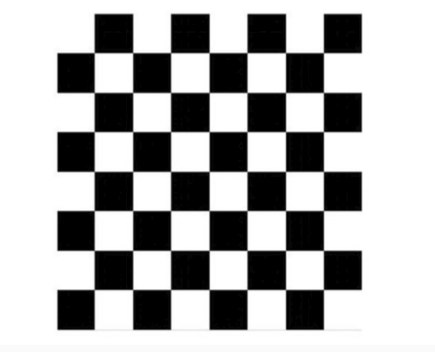
//> input picture Graphic/opencv/alg/in.png, 435 x 352 px
$ ./cvFindChessboardCorners_test   (built with g++ and OpenCV 4)
//> lines starting //> are read from the running program, lines starting //| are printed output that depends on the picture; after the words box and inside, x2 and y2 are one past the last pixel; in counts of white or black regions, pixels touching at a corner belong together
// refs: https://blog.csdn.net/h532600610/article/details/51800488

#include <iostream>
#include <cv.h>
#include <cv.hpp>
#include <cxcore.h>
#include <highgui.h>

using namespace std;

int main( )
{
    cout<<"Draw Chess OpenCV!"<<endl;
    const char* filename="in.png";
    const char* filename2="out.png";
    IplImage* imgRGB = cvLoadImage(filename);
//> imgRGB is the input picture: 352 rows x 435 cols, CV_8UC3; mean B, G, R 175, 175, 175
    IplImage* imgGrey = cvLoadImage(filename,CV_LOAD_IMAGE_GRAYSCALE);

    if (imgGrey==NULL){//image validation
        cout<< "No valid image input."<<endl;
        char c=getchar();
        return 1;
    }

    // find chessboard corners
    int corner_row=7;           //interior number of row corners.(this can be countered by fingers.)
    int corner_col=7;           //interior number of column corners.
    int corner_n=corner_row*corner_col;
    CvSize pattern_size=cvSize(corner_row,corner_col);
    // CvPoint2D32f* corners=new CvPoint2D32f[corner_n];
    CvPoint2D32f corners[49];
    int corner_count;

    int found=cvFindChessboardCorners(//returning non-zero means sucess.
        imgGrey,// 8-bit single channel greyscale image.
        pattern_size,//how many INTERIOR corners in each row and column of the chessboard.
        corners,//an array where the corner locations can be recorded.
        &corner_count,// optional, if non-NULL, its a point to an integer where the nuber of corners found can be recorded.
        // CV_CALIB_CB_ADAPTIVE_THRESH|CV_CALIB_CB_FILTER_QUADS// check page 382-383.
        0
                                      );
//> corners = 49 Points (x, y), first 12: [94.27, 52.67], [132.7, 52.61], [170.6, 52.66], [209.1, 52.61], [247, 52.64], [285.5, 52.63], [323.4, 52.68], [94.22, 92.51], [132.6, 92.47], [170.6, 92.5], [209.1, 92.49], [247, 92.5]; corner_count = 49; found = 1
    cout << "corner_count=" << corner_count;
//| corner_count=49

    //-------Draw the corner pattern-------
    cvDrawChessboardCorners(
        imgRGB,
        pattern_size,
        corners,
        corner_count,
        found
                            );
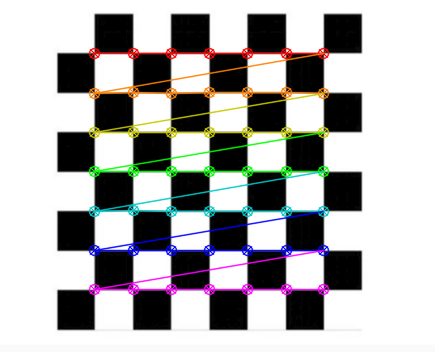
//> imgRGB: 352 rows x 435 cols, CV_8UC3; 8.36% of pixels changed, all inside (x1, y1, x2, y2) = (88, 47, 330, 296)
    cvSaveImage(filename2,imgRGB);
    //to summary a bit of findings.
    cout << "found=" << found << endl;
//| found=1
    cout << "x="<<corners[1].x << ",y=" <<corners[1].y << endl;
//| x=132.697,y=52.6106

    cvNamedWindow("Find and Draw ChessBoard", 0);
    cvShowImage("Find and Draw ChessBoard", imgRGB);

    cvWaitKey(0);

    cvReleaseImage(&imgGrey);
    cvReleaseImage(&imgRGB);
    cvDestroyWindow("Find and Draw ChessBoard");

    return 0;
}

$ run again, with Graphic/opencv/alg/20160701131819370.jpeg saved as Graphic/opencv/alg/in.png
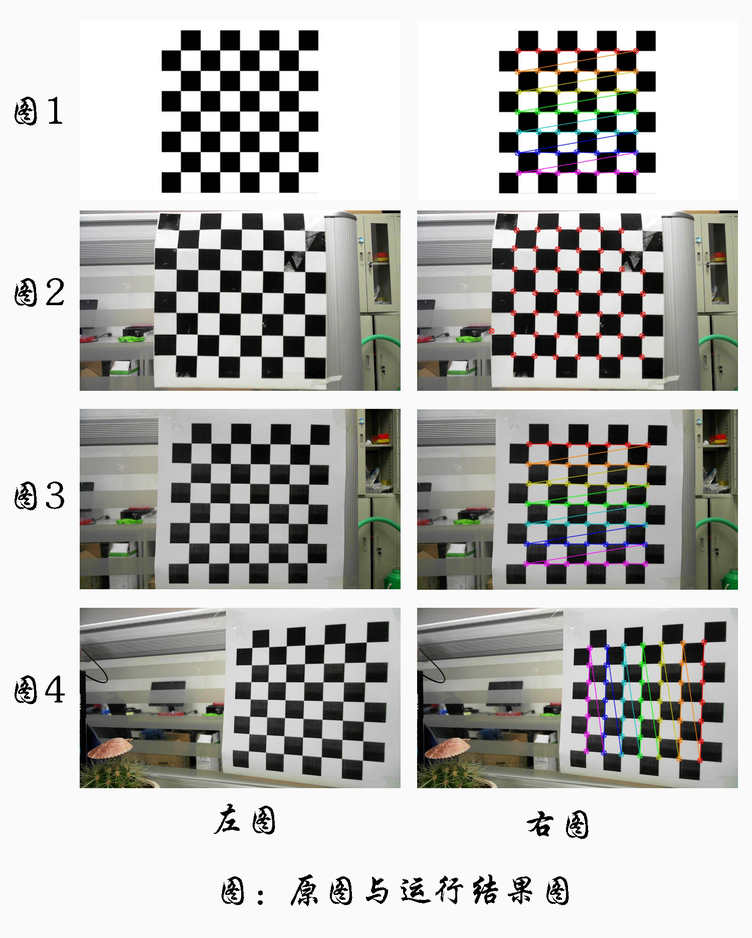
//> input picture Graphic/opencv/alg/20160701131819370.jpeg, 752 x 938 px, shrunk from 1500 x 1872 before the run
//> imgRGB is the input picture: 938 rows x 752 cols, CV_8UC3; mean B, G, R 178.3, 181, 181.3
//> `IplImage* imgGrey = cvLoadImage(filename,CV_LOAD_IMAGE_GRAYSCALE);`:
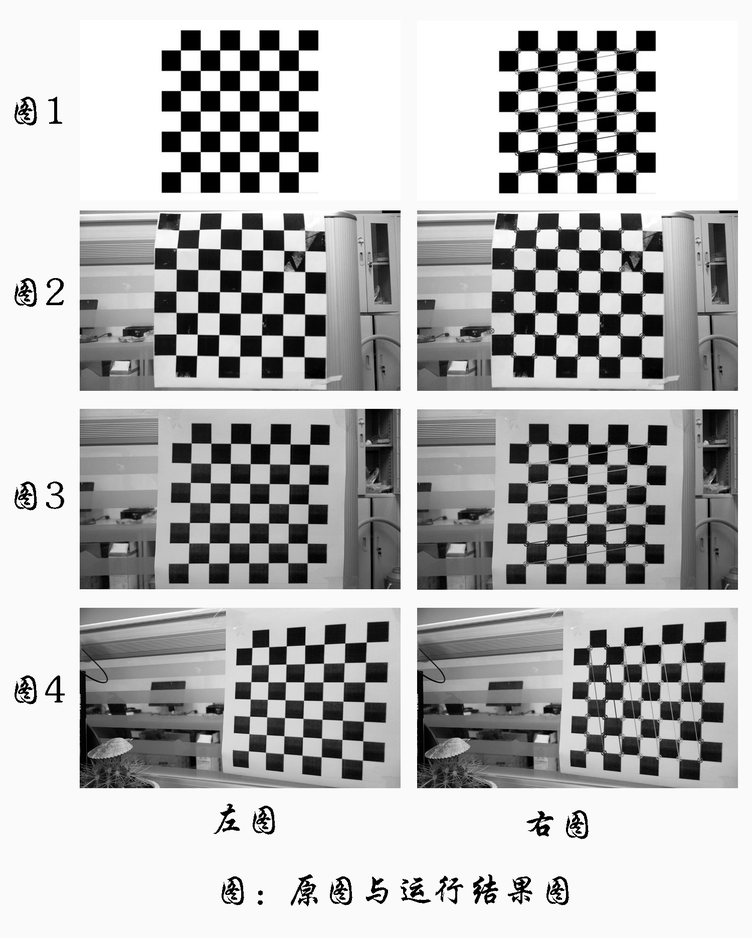
//> imgGrey: 938 rows x 752 cols, CV_8UC1; min 0, max 255, mean 180.6
//> corners = 49 Points (x, y), first 12: [180.4, 49.96], [200.3, 49.96], [219.7, 49.96], [239.5, 49.97], [259, 49.96], [278.8, 49.96], [298.4, 49.97], [180.4, 70.46], [200.3, 70.46], [219.7, 70.46], [239.5, 70.46], [259, 70.45]; corner_count = 49; found = 1
//| corner_count=49
//> `cvDrawChessboardCorners( imgRGB, pattern_size, corners, corner_count, ..`:
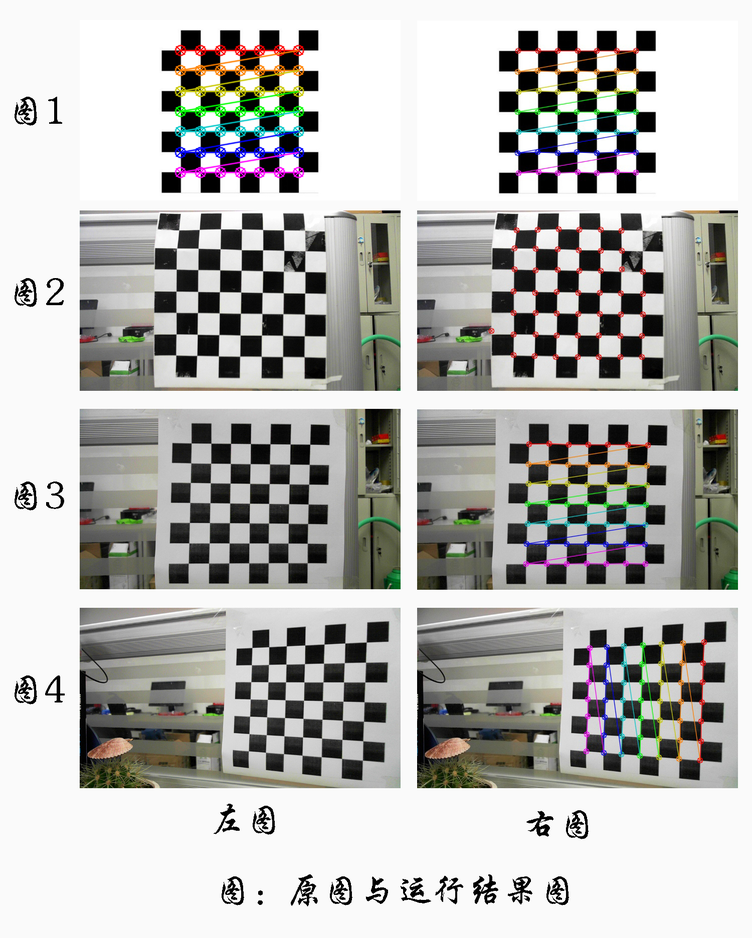
//> imgRGB: 938 rows x 752 cols, CV_8UC3; 1.16% of pixels changed, all inside (x1, y1, x2, y2) = (174, 44, 305, 179)
//| found=1
//| x=200.283,y=49.9565
